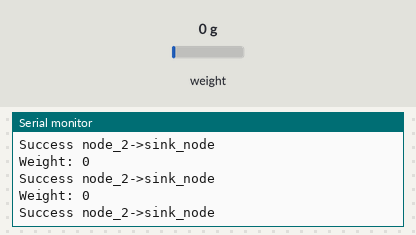
Simulated run of this sketch. Board: Arduino Uno, built with avr-gcc and run on an emulated ATmega328P. Shown: the last lines printed to the serial monitor. Inputs (shaded band) come from the test bench; at power-on: weight on the scale 0 g. No radio packets arrive unless stated.

Above: at 3.6 s.
3.7 s: weight on the scale set to 1250 g
At 4.4 s:
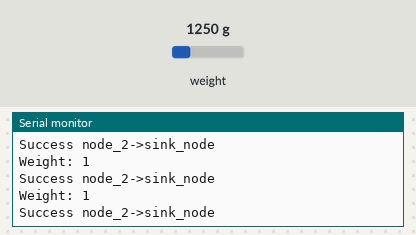
5.2 s: weight on the scale set to 2500 g
At 5.7 s:
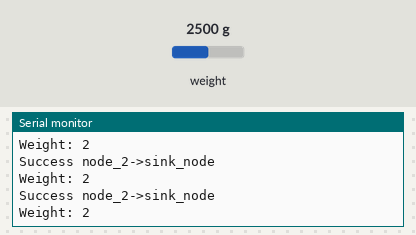
Timing chart, 0 to 6.5 s (numbered marks = the images above; inputs shaded):
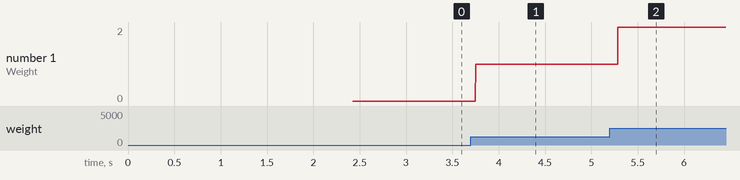

The sketch:

transmit_server_node_02.ino
```cpp
// Node02 (server) to serve from branch node and send to master
#include <RF24.h>
#include <RF24Network.h>
#include <SPI.h>
#include <HX711_ADC.h>
#include <EEPROM.h>

// Deklarasi fungsi
void ReadSendClientMultiHop(uint16_t node_client, RF24NetworkHeader headerToSend);

// Definisi RF24 dan RF24Network
RF24 radio(5, 10); // nRF24L01 (CE,CSN)
RF24Network network(radio);

// Alamat node yang dibutuhkan untuk komunikasi dalam format octal
const uint16_t this_node = 02;
const uint16_t master00 = 00;
const uint16_t node_client_03 = 03;
const uint16_t node_client_04 = 04;

// Variabel penyimpanan data
// Variabel ini dua karena master cuma terima array 2 index saja
uint16_t Data[2] = {0, 0}; // weight, address
// Variabel CopyFromClient juga 2 saja karena master hanya menerima array 2 index
uint16_t CopyFromClient[2] = {0, 0};  // weight, address
uint16_t incomingData[3] = {0, 0, 0}; // weight, address, feedback

// Index dari masing-masing array
const byte weight = 0;   // index untuk berat
const byte address = 1;  // index untuk alamat
const byte feedback = 2; // index untuk feedback

// Variabel pin load cell menggunakan pin 3 (DOUT) dan pin 4 (SCK)
const byte HX711_dout = 2;
const byte HX711_sck = 3;
HX711_ADC LoadCell(HX711_dout, HX711_sck);

// Variabel penyimpanan data kalibrasi
const int calVal_eepromAdress = 0; // alamat eeprom untuk menyimpan nilai kalibrasi
unsigned long t = 0;
float calibration_factor = 40594.66; // nilai kesalahan kalibrasi
uint16_t gram;

// Interval untuk millis()
unsigned long previous_millis;

// Variabel bantuan
uint16_t check_data_deviation = 0;    // variabel untuk menyimpan selisih data
uint16_t data_before = 0;             // variabel untuk menyimpan data load cell sebelumnya
int sit_timer = 0;                    // variabel untuk menyimpan waktu timer sit pengunjung
int interval = 0;                    // variabel untuk menyimpan waktu timer sit pengunjung
int stand_up_timer = 0;               // variabel untuk menyimpan waktu timer sit pengunjung
int death = 0;                        // buat lock reset berat
int failed_send_to_master_stack = 0;  // variabel untuk menyimpan jumlah percobaan gagal pengiriman ke master
int failed_send_to_branch_stack = 0;
bool stat_just_one_time_send = false; // untuk mengaktifkan/nonaktifkan pengiriman data hanya sekali

void setup()
{
    Serial.begin(115200);
    Serial.println("\n------- Load Cell Begin -------");
    LoadCell.begin();
    delay(10);
    unsigned long stabilizing_time = 2000;
    bool _tare = true;
    LoadCell.start(stabilizing_time, _tare);
    if (LoadCell.getTareTimeoutFlag() || LoadCell.getSignalTimeoutFlag())
    {
        Serial.println("Timeout, check MCU>HX711 wiring and pin designations");
        while (1)
            ;
    }
    else
    {
        LoadCell.setCalFactor(calibration_factor);
        Serial.println("Startup is complete");
    }
    while (!LoadCell.update())
        ;
    // RADIO SETUP
    Serial.println("------- Radio & Network Begin -------");
    if (!radio.begin())
    {
        Serial.println(F("radio hardware is not responding!!"));
        while (1)
            ; // ditahan menggunakan infinite loop hingga NRF terkoneksi dengan baik
    }
    SPI.begin();
    radio.begin();
    radio.enableAckPayload();
//    radio.setDataRate(RF24_250KBPS);
    // radio.setDataRate(RF24_1MBPS);
     radio.setDataRate(RF24_2MBPS);
    radio.setPALevel(RF24_PA_MIN);
    // radio.setPALevel(RF24_PA_MAX);
    network.begin(90, this_node); //(channel, node address)
}

void loop()
{
    // untuk memperbarui network NRF24L01, agar dapat menerima data dari node lain
    network.update();
    RF24NetworkHeader headerToSend(master00);

    // Baca apapun pesan yang baru masuk dari node client karena node server memiliki peran ganda sebagai transit node_client
    if (network.available())
    {
        Serial.println("---------READ MESSAGE FROM NODE CLIENT---------");
        // Menggunakan header untuk membaca data dari node_client, header tanpa alamat digunakan untuk membaca semua alamat header yang masuk
        RF24NetworkHeader header;
        // Membaca data dari node client dan datanya disimpan ke variabel array incomingData
        network.read(header, &incomingData, sizeof(incomingData));
        // Jangan ambil data weight == 0, merupakan noise
        if (header.from_node == node_client_04)
        {
            ReadSendClientMultiHop(node_client_04, headerToSend);
        }
    }

    // mendapatkan nilai berat dari load cell
    static bool newDataReady = 0;
    const int serialPrintInterval = 100;

    // check for new data/start next conversion:
    if (LoadCell.update())
        newDataReady = true;

    // get smoothed value from the dataset:
    if (newDataReady)
    {
        if (millis() > t + serialPrintInterval)
        {
            gram = LoadCell.getData();
            gram = abs(gram);
            newDataReady = 0;
            t = millis();
        }
    }
    if (millis() - previous_millis >= 1000) // hanya akan masuk kondisi ini jika sistem sudah berjalan selama 1 detik
    {
        // untuk menyimpan nilai millis sebelumnya, alhasil sistem selalu masuk di kelipatan 1000ms (1 detik), seperti delay buatan
        previous_millis = millis();
        if (Data[weight] >= 10) // jika berat >= 10kg
        {
            sit_timer++; // untuk menghindari bug jumlah pengunjung bisa bertambah terus menerus jika pengunjung duduk dan berdiri terus menerus. Maka lama duduk harus di timer
            stand_up_timer = 0;
        }
        else
        {
            sit_timer = 0;    // jika berat < 10kg, jalankan timer stand up
            stand_up_timer++; // masuk else, brarti pengunjung berdiri disini dapat dimanfaatkan untuk melakukan reset pengiriman berat = 0
        }
    }

    // Inisialisasi data pembacaan load cell ke variabel Data index weight
    Data[weight] = gram;

    // Jika orang yang duduk sudah lebih dari 5 detik maka akan dikirimkan data ke node server
    if (sit_timer > 5)
    {
        //  Cek data biar ngga ngirim data terus, kecuali selisihnya jauh minimal 10kg
        check_data_deviation = data_before - Data[weight];
        check_data_deviation = abs(check_data_deviation);
        data_before = Data[weight];

        //  Jika selisih sebanyak lebih dari 10kg maka proses sekali kirim di aktifkan, ini berfungsi untuk menghindari pengiriman secara terus menerus. Dengan memberikan selisih minimal 10kg disetiap pembacaaan, membuat data hanya dikirim ketika terjadi perubahan besar.
        if (check_data_deviation >= 5)
        {
            stat_just_one_time_send = true;
            death = 0;
        }
        //  Proses sekali kirim data ke master
    }
    //  Inisialisasi data before disini, supaya di cari selisihnya terelebih dahulu
    if (stand_up_timer >= 30)
    {
        stand_up_timer = 0;
        death++;
        stat_just_one_time_send = true;
    }
    if (death > 1)
    {
        stat_just_one_time_send = false;
    }
    if(interval <= 5){
        stat_just_one_time_send = true;
    }
    if (stat_just_one_time_send)
    {
        // Inisialisasi data alamat this_node
        Data[address] = this_node;
        // kirim array Data ke master dan assign returnnya ke variabel boolean ok
        bool ok = network.write(headerToSend, &Data, sizeof(Data));
        // Jika data berhasil dikirim, maka
        if (ok)
        {
            if (!radio.isAckPayloadAvailable())
            {
                Serial.print("Success ");
                failed_send_to_branch_stack = 0;
            }
            else
            {
                Serial.print("Acknowledge ");
            }
        }
        // Jika data gagal dikirim, maka
        else
        {
            Serial.print("Failed ");
        }
        //  Data langsung di stop untuk dikirim
        Serial.print("node_");
        Serial.print(Data[address]);
        Serial.println("->sink_node");
        Serial.print("Weight: ");
        Serial.println(Data[weight]);
        stat_just_one_time_send = false;
    }

    //    No response at all
    if (failed_send_to_master_stack > 10)
    {
        Serial.println("---------RESET PROGRAM---------");
        //    resetFunc();
        failed_send_to_master_stack = 0;
    }
}

// Multihop ada disini
void ReadSendClientMultiHop(uint16_t node_client, RF24NetworkHeader headerToSend)
{
    // Inisialisasi variabel ke CopyFromClient karena master hanya menerima Data dengan array index 2 saja, kalau 3 nanti error. Maka dari itu di pindahkan sementara ke CopyFromClient
    CopyFromClient[address] = incomingData[address];
    CopyFromClient[weight] = incomingData[weight];

    // Forward pesan sekaligus mengirim pesan kembali ke node client
    // Jika permintaan dari client adalah 1 maka teruskan data ke master
    if (incomingData[feedback] == 1)
    {
        // Jika data berhasil dikirim, maka
        bool ok = network.write(headerToSend, &CopyFromClient, sizeof(CopyFromClient));
        if (ok)
        {
            if (!radio.isAckPayloadAvailable())
            {
                Serial.print("Success ");
            }
            else
            {
                Serial.println("Acknowledge ");
            }
        }
        // Jika data gagal dikirim, maka
        else
        {
            Serial.println("Failed\t");
        }
        Serial.print("node_");
        Serial.print(CopyFromClient[address]);
        Serial.print("->node_");
        Serial.print(this_node);
        Serial.print("Weight: ");
        Serial.println(CopyFromClient[weight]);
    }
}
```

Measured:
- after the input at 3.7 s, the serial monitor: prints a new line after 0.05 s (image 1)
- after the input at 5.2 s, the serial monitor: prints a new line after 0.09 s (image 2)
- plotted number 1: 0 → 1 after the input at 3.7 s
